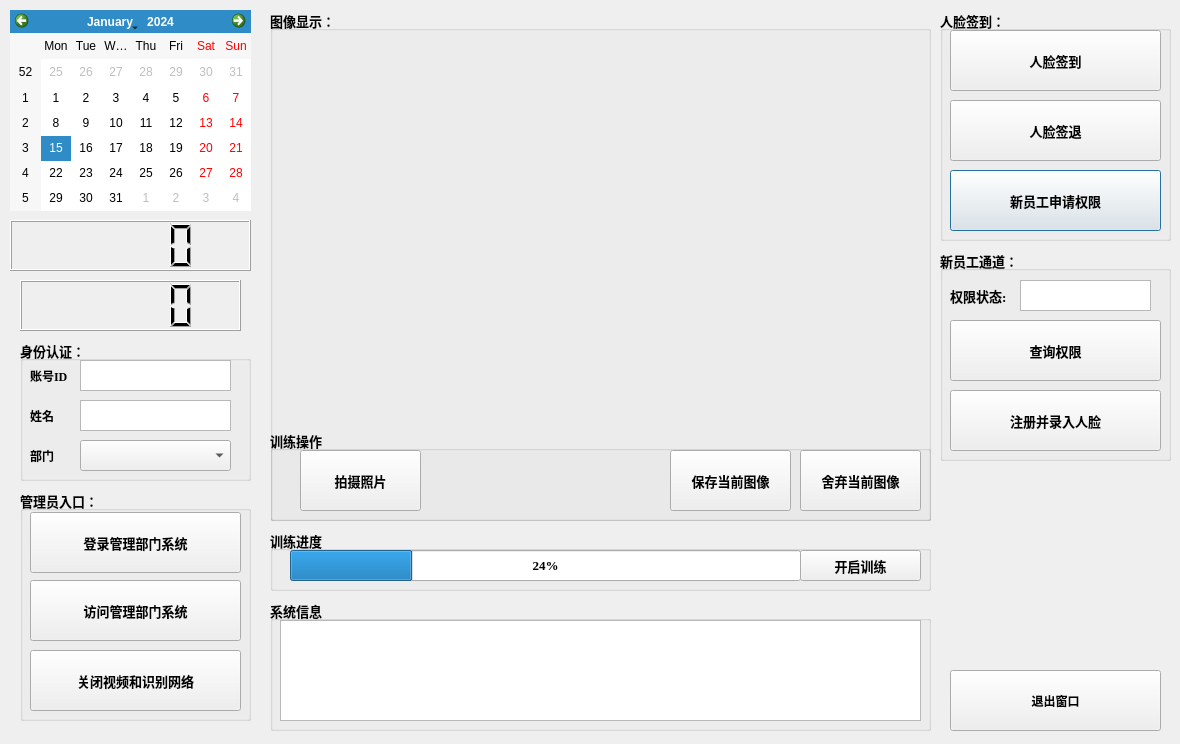
<?xml version="1.0" encoding="UTF-8"?>
<ui version="4.0">
 <class>WorkAttendanceSys</class>
 <widget class="QDialog" name="WorkAttendanceSys">
  <property name="geometry">
   <rect>
    <x>0</x>
    <y>0</y>
    <width>1180</width>
    <height>744</height>
   </rect>
  </property>
  <property name="focusPolicy">
   <enum>Qt::StrongFocus</enum>
  </property>
  <property name="windowTitle">
   <string>人脸考勤系统登录界面</string>
  </property>
  <widget class="QLabel" name="VideoDisplay">
   <property name="geometry">
    <rect>
     <x>280</x>
     <y>30</y>
     <width>641</width>
     <height>391</height>
    </rect>
   </property>
   <property name="palette">
    <palette>
     <active>
      <colorrole role="WindowText">
       <brush brushstyle="SolidPattern">
        <color alpha="255">
         <red>255</red>
         <green>255</green>
         <blue>255</blue>
        </color>
       </brush>
      </colorrole>
      <colorrole role="Button">
       <brush brushstyle="SolidPattern">
        <color alpha="255">
         <red>0</red>
         <green>0</green>
         <blue>0</blue>
        </color>
       </brush>
      </colorrole>
      <colorrole role="Light">
       <brush brushstyle="SolidPattern">
        <color alpha="255">
         <red>0</red>
         <green>0</green>
         <blue>0</blue>
        </color>
       </brush>
      </colorrole>
      <colorrole role="Midlight">
       <brush brushstyle="SolidPattern">
        <color alpha="255">
         <red>0</red>
         <green>0</green>
         <blue>0</blue>
        </color>
       </brush>
      </colorrole>
      <colorrole role="Dark">
       <brush brushstyle="SolidPattern">
        <color alpha="255">
         <red>0</red>
         <green>0</green>
         <blue>0</blue>
        </color>
       </brush>
      </colorrole>
      <colorrole role="Mid">
       <brush brushstyle="SolidPattern">
        <color alpha="255">
         <red>0</red>
         <green>0</green>
         <blue>0</blue>
        </color>
       </brush>
      </colorrole>
      <colorrole role="Text">
       <brush brushstyle="SolidPattern">
        <color alpha="255">
         <red>0</red>
         <green>0</green>
         <blue>0</blue>
        </color>
       </brush>
      </colorrole>
      <colorrole role="BrightText">
       <brush brushstyle="SolidPattern">
        <color alpha="255">
         <red>255</red>
         <green>255</green>
         <blue>255</blue>
        </color>
       </brush>
      </colorrole>
      <colorrole role="ButtonText">
       <brush brushstyle="SolidPattern">
        <color alpha="255">
         <red>255</red>
         <green>255</green>
         <blue>255</blue>
        </color>
       </brush>
      </colorrole>
      <colorrole role="Base">
       <brush brushstyle="SolidPattern">
        <color alpha="255">
         <red>0</red>
         <green>0</green>
         <blue>0</blue>
        </color>
       </brush>
      </colorrole>
      <colorrole role="Window">
       <brush brushstyle="SolidPattern">
        <color alpha="255">
         <red>0</red>
         <green>0</green>
         <blue>0</blue>
        </color>
       </brush>
      </colorrole>
      <colorrole role="Shadow">
       <brush brushstyle="SolidPattern">
        <color alpha="255">
         <red>0</red>
         <green>0</green>
         <blue>0</blue>
        </color>
       </brush>
      </colorrole>
      <colorrole role="AlternateBase">
       <brush brushstyle="SolidPattern">
        <color alpha="255">
         <red>0</red>
         <green>0</green>
         <blue>0</blue>
        </color>
       </brush>
      </colorrole>
      <colorrole role="ToolTipBase">
       <brush brushstyle="SolidPattern">
        <color alpha="255">
         <red>255</red>
         <green>255</green>
         <blue>220</blue>
        </color>
       </brush>
      </colorrole>
      <colorrole role="ToolTipText">
       <brush brushstyle="SolidPattern">
        <color alpha="255">
         <red>0</red>
         <green>0</green>
         <blue>0</blue>
        </color>
       </brush>
      </colorrole>
      <colorrole role="PlaceholderText">
       <brush brushstyle="SolidPattern">
        <color alpha="128">
         <red>0</red>
         <green>0</green>
         <blue>0</blue>
        </color>
       </brush>
      </colorrole>
     </active>
     <inactive>
      <colorrole role="WindowText">
       <brush brushstyle="SolidPattern">
        <color alpha="255">
         <red>255</red>
         <green>255</green>
         <blue>255</blue>
        </color>
       </brush>
      </colorrole>
      <colorrole role="Button">
       <brush brushstyle="SolidPattern">
        <color alpha="255">
         <red>0</red>
         <green>0</green>
         <blue>0</blue>
        </color>
       </brush>
      </colorrole>
      <colorrole role="Light">
       <brush brushstyle="SolidPattern">
        <color alpha="255">
         <red>0</red>
         <green>0</green>
         <blue>0</blue>
        </color>
       </brush>
      </colorrole>
      <colorrole role="Midlight">
       <brush brushstyle="SolidPattern">
        <color alpha="255">
         <red>0</red>
         <green>0</green>
         <blue>0</blue>
        </color>
       </brush>
      </colorrole>
      <colorrole role="Dark">
       <brush brushstyle="SolidPattern">
        <color alpha="255">
         <red>0</red>
         <green>0</green>
         <blue>0</blue>
        </color>
       </brush>
      </colorrole>
      <colorrole role="Mid">
       <brush brushstyle="SolidPattern">
        <color alpha="255">
         <red>0</red>
         <green>0</green>
         <blue>0</blue>
        </color>
       </brush>
      </colorrole>
      <colorrole role="Text">
       <brush brushstyle="SolidPattern">
        <color alpha="255">
         <red>0</red>
         <green>0</green>
         <blue>0</blue>
        </color>
       </brush>
      </colorrole>
      <colorrole role="BrightText">
       <brush brushstyle="SolidPattern">
        <color alpha="255">
         <red>255</red>
         <green>255</green>
         <blue>255</blue>
        </color>
       </brush>
      </colorrole>
      <colorrole role="ButtonText">
       <brush brushstyle="SolidPattern">
        <color alpha="255">
         <red>255</red>
         <green>255</green>
         <blue>255</blue>
        </color>
       </brush>
      </colorrole>
      <colorrole role="Base">
       <brush brushstyle="SolidPattern">
        <color alpha="255">
         <red>0</red>
         <green>0</green>
         <blue>0</blue>
        </color>
       </brush>
      </colorrole>
      <colorrole role="Window">
       <brush brushstyle="SolidPattern">
        <color alpha="255">
         <red>0</red>
         <green>0</green>
         <blue>0</blue>
        </color>
       </brush>
      </colorrole>
      <colorrole role="Shadow">
       <brush brushstyle="SolidPattern">
        <color alpha="255">
         <red>0</red>
         <green>0</green>
         <blue>0</blue>
        </color>
       </brush>
      </colorrole>
      <colorrole role="AlternateBase">
       <brush brushstyle="SolidPattern">
        <color alpha="255">
         <red>0</red>
         <green>0</green>
         <blue>0</blue>
        </color>
       </brush>
      </colorrole>
      <colorrole role="ToolTipBase">
       <brush brushstyle="SolidPattern">
        <color alpha="255">
         <red>255</red>
         <green>255</green>
         <blue>220</blue>
        </color>
       </brush>
      </colorrole>
      <colorrole role="ToolTipText">
       <brush brushstyle="SolidPattern">
        <color alpha="255">
         <red>0</red>
         <green>0</green>
         <blue>0</blue>
        </color>
       </brush>
      </colorrole>
      <colorrole role="PlaceholderText">
       <brush brushstyle="SolidPattern">
        <color alpha="128">
         <red>0</red>
         <green>0</green>
         <blue>0</blue>
        </color>
       </brush>
      </colorrole>
     </inactive>
     <disabled>
      <colorrole role="WindowText">
       <brush brushstyle="SolidPattern">
        <color alpha="255">
         <red>0</red>
         <green>0</green>
         <blue>0</blue>
        </color>
       </brush>
      </colorrole>
      <colorrole role="Button">
       <brush brushstyle="SolidPattern">
        <color alpha="255">
         <red>0</red>
         <green>0</green>
         <blue>0</blue>
        </color>
       </brush>
      </colorrole>
      <colorrole role="Light">
       <brush brushstyle="SolidPattern">
        <color alpha="255">
         <red>0</red>
         <green>0</green>
         <blue>0</blue>
        </color>
       </brush>
      </colorrole>
      <colorrole role="Midlight">
       <brush brushstyle="SolidPattern">
        <color alpha="255">
         <red>0</red>
         <green>0</green>
         <blue>0</blue>
        </color>
       </brush>
      </colorrole>
      <colorrole role="Dark">
       <brush brushstyle="SolidPattern">
        <color alpha="255">
         <red>0</red>
         <green>0</green>
         <blue>0</blue>
        </color>
       </brush>
      </colorrole>
      <colorrole role="Mid">
       <brush brushstyle="SolidPattern">
        <color alpha="255">
         <red>0</red>
         <green>0</green>
         <blue>0</blue>
        </color>
       </brush>
      </colorrole>
      <colorrole role="Text">
       <brush brushstyle="SolidPattern">
        <color alpha="255">
         <red>0</red>
         <green>0</green>
         <blue>0</blue>
        </color>
       </brush>
      </colorrole>
      <colorrole role="BrightText">
       <brush brushstyle="SolidPattern">
        <color alpha="255">
         <red>255</red>
         <green>255</green>
         <blue>255</blue>
        </color>
       </brush>
      </colorrole>
      <colorrole role="ButtonText">
       <brush brushstyle="SolidPattern">
        <color alpha="255">
         <red>0</red>
         <green>0</green>
         <blue>0</blue>
        </color>
       </brush>
      </colorrole>
      <colorrole role="Base">
       <brush brushstyle="SolidPattern">
        <color alpha="255">
         <red>0</red>
         <green>0</green>
         <blue>0</blue>
        </color>
       </brush>
      </colorrole>
      <colorrole role="Window">
       <brush brushstyle="SolidPattern">
        <color alpha="255">
         <red>0</red>
         <green>0</green>
         <blue>0</blue>
        </color>
       </brush>
      </colorrole>
      <colorrole role="Shadow">
       <brush brushstyle="SolidPattern">
        <color alpha="255">
         <red>0</red>
         <green>0</green>
         <blue>0</blue>
        </color>
       </brush>
      </colorrole>
      <colorrole role="AlternateBase">
       <brush brushstyle="SolidPattern">
        <color alpha="255">
         <red>0</red>
         <green>0</green>
         <blue>0</blue>
        </color>
       </brush>
      </colorrole>
      <colorrole role="ToolTipBase">
       <brush brushstyle="SolidPattern">
        <color alpha="255">
         <red>255</red>
         <green>255</green>
         <blue>220</blue>
        </color>
       </brush>
      </colorrole>
      <colorrole role="ToolTipText">
       <brush brushstyle="SolidPattern">
        <color alpha="255">
         <red>0</red>
         <green>0</green>
         <blue>0</blue>
        </color>
       </brush>
      </colorrole>
      <colorrole role="PlaceholderText">
       <brush brushstyle="SolidPattern">
        <color alpha="128">
         <red>255</red>
         <green>255</green>
         <blue>255</blue>
        </color>
       </brush>
      </colorrole>
     </disabled>
    </palette>
   </property>
   <property name="text">
    <string/>
   </property>
  </widget>
  <widget class="QGroupBox" name="groupBox">
   <property name="geometry">
    <rect>
     <x>270</x>
     <y>10</y>
     <width>661</width>
     <height>511</height>
    </rect>
   </property>
   <property name="font">
    <font>
     <family>Times New Roman</family>
     <pointsize>10</pointsize>
     <weight>75</weight>
     <bold>true</bold>
    </font>
   </property>
   <property name="title">
    <string>图像显示：</string>
   </property>
  </widget>
  <widget class="QGroupBox" name="groupBox_2">
   <property name="geometry">
    <rect>
     <x>940</x>
     <y>10</y>
     <width>231</width>
     <height>231</height>
    </rect>
   </property>
   <property name="font">
    <font>
     <family>Times New Roman</family>
     <pointsize>10</pointsize>
     <weight>75</weight>
     <bold>true</bold>
    </font>
   </property>
   <property name="title">
    <string>人脸签到：</string>
   </property>
   <widget class="QPushButton" name="AciqurePremit">
    <property name="geometry">
     <rect>
      <x>10</x>
      <y>160</y>
      <width>211</width>
      <height>61</height>
     </rect>
    </property>
    <property name="text">
     <string>新员工申请权限</string>
    </property>
   </widget>
   <widget class="QPushButton" name="Logout">
    <property name="geometry">
     <rect>
      <x>10</x>
      <y>90</y>
      <width>211</width>
      <height>61</height>
     </rect>
    </property>
    <property name="text">
     <string>人脸签退</string>
    </property>
   </widget>
   <widget class="QPushButton" name="SignIn">
    <property name="geometry">
     <rect>
      <x>10</x>
      <y>20</y>
      <width>211</width>
      <height>61</height>
     </rect>
    </property>
    <property name="text">
     <string>人脸签到</string>
    </property>
   </widget>
  </widget>
  <widget class="QCalendarWidget" name="calendarWidget">
   <property name="geometry">
    <rect>
     <x>10</x>
     <y>10</y>
     <width>241</width>
     <height>201</height>
    </rect>
   </property>
  </widget>
  <widget class="QLCDNumber" name="lcdclock">
   <property name="geometry">
    <rect>
     <x>20</x>
     <y>280</y>
     <width>221</width>
     <height>51</height>
    </rect>
   </property>
  </widget>
  <widget class="QGroupBox" name="groupBox_3">
   <property name="geometry">
    <rect>
     <x>270</x>
     <y>600</y>
     <width>661</width>
     <height>131</height>
    </rect>
   </property>
   <property name="font">
    <font>
     <family>Times New Roman</family>
     <pointsize>10</pointsize>
     <weight>75</weight>
     <bold>true</bold>
    </font>
   </property>
   <property name="title">
    <string>系统信息</string>
   </property>
   <widget class="QTextBrowser" name="SystemStatusInfo">
    <property name="geometry">
     <rect>
      <x>10</x>
      <y>20</y>
      <width>641</width>
      <height>101</height>
     </rect>
    </property>
   </widget>
  </widget>
  <widget class="QGroupBox" name="groupBox_4">
   <property name="geometry">
    <rect>
     <x>270</x>
     <y>530</y>
     <width>661</width>
     <height>61</height>
    </rect>
   </property>
   <property name="font">
    <font>
     <family>Times New Roman</family>
     <pointsize>10</pointsize>
     <weight>75</weight>
     <bold>true</bold>
    </font>
   </property>
   <property name="title">
    <string>训练进度</string>
   </property>
   <widget class="QProgressBar" name="progressBar">
    <property name="geometry">
     <rect>
      <x>20</x>
      <y>20</y>
      <width>511</width>
      <height>31</height>
     </rect>
    </property>
    <property name="value">
     <number>24</number>
    </property>
   </widget>
   <widget class="QPushButton" name="InitTranning">
    <property name="geometry">
     <rect>
      <x>530</x>
      <y>20</y>
      <width>121</width>
      <height>31</height>
     </rect>
    </property>
    <property name="text">
     <string>开启训练</string>
    </property>
   </widget>
  </widget>
  <widget class="QGroupBox" name="groupBox_5">
   <property name="geometry">
    <rect>
     <x>20</x>
     <y>490</y>
     <width>231</width>
     <height>231</height>
    </rect>
   </property>
   <property name="font">
    <font>
     <family>Times New Roman</family>
     <pointsize>10</pointsize>
     <weight>75</weight>
     <bold>true</bold>
    </font>
   </property>
   <property name="title">
    <string>管理员入口：</string>
   </property>
   <widget class="QPushButton" name="CloseVideo">
    <property name="geometry">
     <rect>
      <x>10</x>
      <y>160</y>
      <width>211</width>
      <height>61</height>
     </rect>
    </property>
    <property name="text">
     <string>关闭视频和识别网络</string>
    </property>
   </widget>
   <widget class="QPushButton" name="AdminOnly">
    <property name="geometry">
     <rect>
      <x>10</x>
      <y>90</y>
      <width>211</width>
      <height>61</height>
     </rect>
    </property>
    <property name="text">
     <string>访问管理部门系统</string>
    </property>
   </widget>
   <widget class="QPushButton" name="AdministerLogin">
    <property name="geometry">
     <rect>
      <x>10</x>
      <y>22</y>
      <width>211</width>
      <height>61</height>
     </rect>
    </property>
    <property name="text">
     <string>登录管理部门系统</string>
    </property>
   </widget>
  </widget>
  <widget class="QGroupBox" name="groupBox_6">
   <property name="geometry">
    <rect>
     <x>270</x>
     <y>430</y>
     <width>661</width>
     <height>91</height>
    </rect>
   </property>
   <property name="font">
    <font>
     <family>Times New Roman</family>
     <pointsize>10</pointsize>
     <weight>75</weight>
     <bold>true</bold>
    </font>
   </property>
   <property name="title">
    <string>训练操作</string>
   </property>
   <widget class="QPushButton" name="TakePicture">
    <property name="geometry">
     <rect>
      <x>30</x>
      <y>20</y>
      <width>121</width>
      <height>61</height>
     </rect>
    </property>
    <property name="text">
     <string>拍摄照片</string>
    </property>
   </widget>
   <widget class="QPushButton" name="ConfirmTranningSet">
    <property name="geometry">
     <rect>
      <x>400</x>
      <y>20</y>
      <width>121</width>
      <height>61</height>
     </rect>
    </property>
    <property name="text">
     <string>保存当前图像</string>
    </property>
   </widget>
   <widget class="QPushButton" name="IgnoreTranningSet">
    <property name="geometry">
     <rect>
      <x>530</x>
      <y>20</y>
      <width>121</width>
      <height>61</height>
     </rect>
    </property>
    <property name="text">
     <string>舍弃当前图像</string>
    </property>
   </widget>
  </widget>
  <widget class="QPushButton" name="ExitSystem">
   <property name="geometry">
    <rect>
     <x>950</x>
     <y>670</y>
     <width>211</width>
     <height>61</height>
    </rect>
   </property>
   <property name="font">
    <font>
     <family>Times New Roman</family>
     <weight>75</weight>
     <bold>true</bold>
    </font>
   </property>
   <property name="text">
    <string>退出窗口</string>
   </property>
  </widget>
  <widget class="QGroupBox" name="groupBox_7">
   <property name="geometry">
    <rect>
     <x>940</x>
     <y>250</y>
     <width>231</width>
     <height>211</height>
    </rect>
   </property>
   <property name="font">
    <font>
     <family>Times New Roman</family>
     <pointsize>10</pointsize>
     <weight>75</weight>
     <bold>true</bold>
    </font>
   </property>
   <property name="title">
    <string>新员工通道：</string>
   </property>
   <widget class="QPushButton" name="checkPremittion">
    <property name="geometry">
     <rect>
      <x>10</x>
      <y>70</y>
      <width>211</width>
      <height>61</height>
     </rect>
    </property>
    <property name="text">
     <string>查询权限</string>
    </property>
   </widget>
   <widget class="QLabel" name="id_label_2">
    <property name="geometry">
     <rect>
      <x>10</x>
      <y>20</y>
      <width>71</width>
      <height>51</height>
     </rect>
    </property>
    <property name="text">
     <string>权限状态:</string>
    </property>
   </widget>
   <widget class="QTextBrowser" name="PremissionStatus">
    <property name="geometry">
     <rect>
      <x>80</x>
      <y>30</y>
      <width>131</width>
      <height>31</height>
     </rect>
    </property>
   </widget>
   <widget class="QPushButton" name="TranningSetInput">
    <property name="geometry">
     <rect>
      <x>10</x>
      <y>140</y>
      <width>211</width>
      <height>61</height>
     </rect>
    </property>
    <property name="text">
     <string>注册并录入人脸</string>
    </property>
   </widget>
  </widget>
  <widget class="QLabel" name="name_label">
   <property name="geometry">
    <rect>
     <x>30</x>
     <y>400</y>
     <width>54</width>
     <height>31</height>
    </rect>
   </property>
   <property name="font">
    <font>
     <family>Times New Roman</family>
     <weight>75</weight>
     <bold>true</bold>
    </font>
   </property>
   <property name="text">
    <string>姓名</string>
   </property>
  </widget>
  <widget class="QComboBox" name="comboBox">
   <property name="geometry">
    <rect>
     <x>80</x>
     <y>440</y>
     <width>151</width>
     <height>31</height>
    </rect>
   </property>
   <property name="font">
    <font>
     <family>Times New Roman</family>
     <pointsize>10</pointsize>
    </font>
   </property>
  </widget>
  <widget class="QLabel" name="label">
   <property name="geometry">
    <rect>
     <x>30</x>
     <y>440</y>
     <width>54</width>
     <height>31</height>
    </rect>
   </property>
   <property name="font">
    <font>
     <weight>75</weight>
     <bold>true</bold>
    </font>
   </property>
   <property name="text">
    <string>部门</string>
   </property>
  </widget>
  <widget class="QTextEdit" name="NameInput">
   <property name="geometry">
    <rect>
     <x>80</x>
     <y>400</y>
     <width>151</width>
     <height>31</height>
    </rect>
   </property>
   <property name="font">
    <font>
     <family>Times New Roman</family>
     <pointsize>10</pointsize>
    </font>
   </property>
  </widget>
  <widget class="QLabel" name="id_label">
   <property name="geometry">
    <rect>
     <x>30</x>
     <y>360</y>
     <width>54</width>
     <height>31</height>
    </rect>
   </property>
   <property name="font">
    <font>
     <family>Times New Roman</family>
     <weight>75</weight>
     <bold>true</bold>
    </font>
   </property>
   <property name="text">
    <string>账号ID</string>
   </property>
  </widget>
  <widget class="QTextEdit" name="UserID">
   <property name="geometry">
    <rect>
     <x>80</x>
     <y>360</y>
     <width>151</width>
     <height>31</height>
    </rect>
   </property>
   <property name="font">
    <font>
     <family>Times New Roman</family>
     <pointsize>10</pointsize>
    </font>
   </property>
  </widget>
  <widget class="QGroupBox" name="groupBox_8">
   <property name="geometry">
    <rect>
     <x>20</x>
     <y>340</y>
     <width>231</width>
     <height>141</height>
    </rect>
   </property>
   <property name="font">
    <font>
     <family>Times New Roman</family>
     <pointsize>10</pointsize>
     <weight>75</weight>
     <bold>true</bold>
    </font>
   </property>
   <property name="title">
    <string>身份认证：</string>
   </property>
  </widget>
  <widget class="QLCDNumber" name="lcddate">
   <property name="geometry">
    <rect>
     <x>10</x>
     <y>220</y>
     <width>241</width>
     <height>51</height>
    </rect>
   </property>
  </widget>
  <zorder>groupBox_8</zorder>
  <zorder>groupBox_3</zorder>
  <zorder>groupBox_2</zorder>
  <zorder>groupBox</zorder>
  <zorder>VideoDisplay</zorder>
  <zorder>calendarWidget</zorder>
  <zorder>lcdclock</zorder>
  <zorder>groupBox_4</zorder>
  <zorder>groupBox_5</zorder>
  <zorder>groupBox_6</zorder>
  <zorder>ExitSystem</zorder>
  <zorder>groupBox_7</zorder>
  <zorder>name_label</zorder>
  <zorder>comboBox</zorder>
  <zorder>label</zorder>
  <zorder>NameInput</zorder>
  <zorder>id_label</zorder>
  <zorder>UserID</zorder>
  <zorder>lcddate</zorder>
 </widget>
 <layoutdefault spacing="6" margin="11"/>
 <resources>
  <include location="WorkAttendanceSys.qrc"/>
 </resources>
 <connections/>
 <slots>
  <slot>slot1()</slot>
  <slot>slot2()</slot>
 </slots>
</ui>
